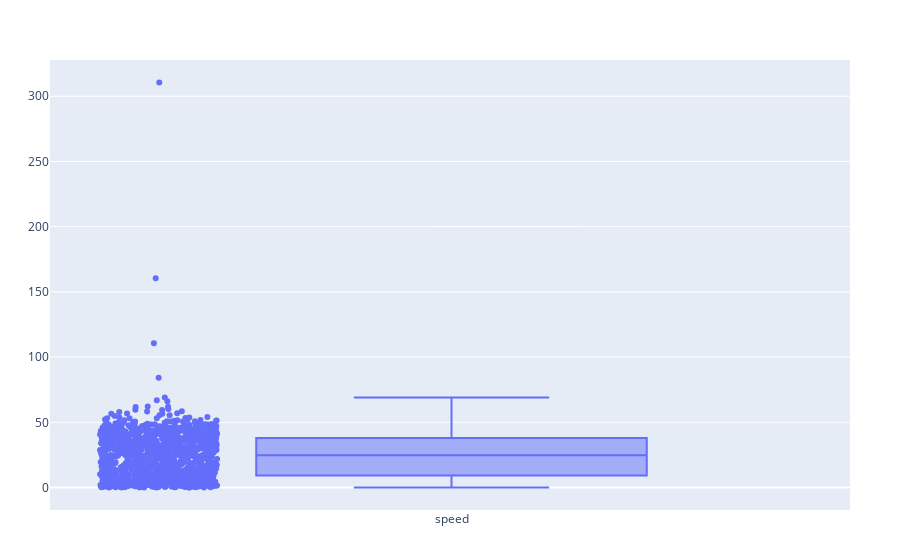

Notebook cell for this chart:
### Code cell
trace1 = box(y=posterior_speeds, boxpoints="all", quartilemethod="linear", name="speed")
plot([trace1])

### Figure 1 — Plotly figure (JSON) as saved in the notebook; plotly's stock layout.template omitted (floating-point values rounded to 4 significant figures; data arrays with more than 128 entries replaced by an {"elided": "..."} marker saying what was removed)
{"data": [{"boxpoints": "all", "name": "speed", "quartilemethod": "linear", "type": "box", "y": {"elided": "1280 float values"}}], "layout": {"margin": {"b": 50, "l": 50, "r": 50, "t": 60}}}
